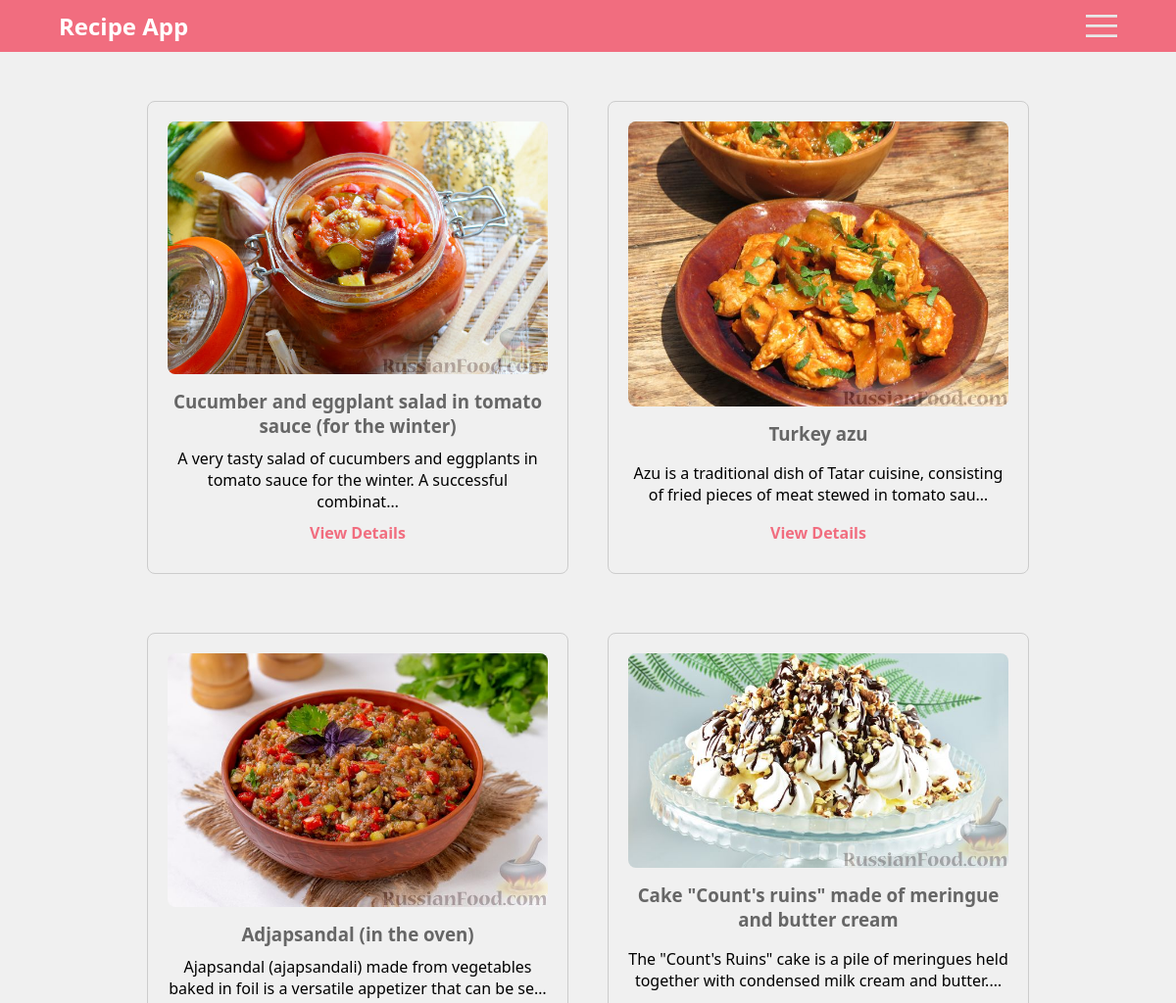
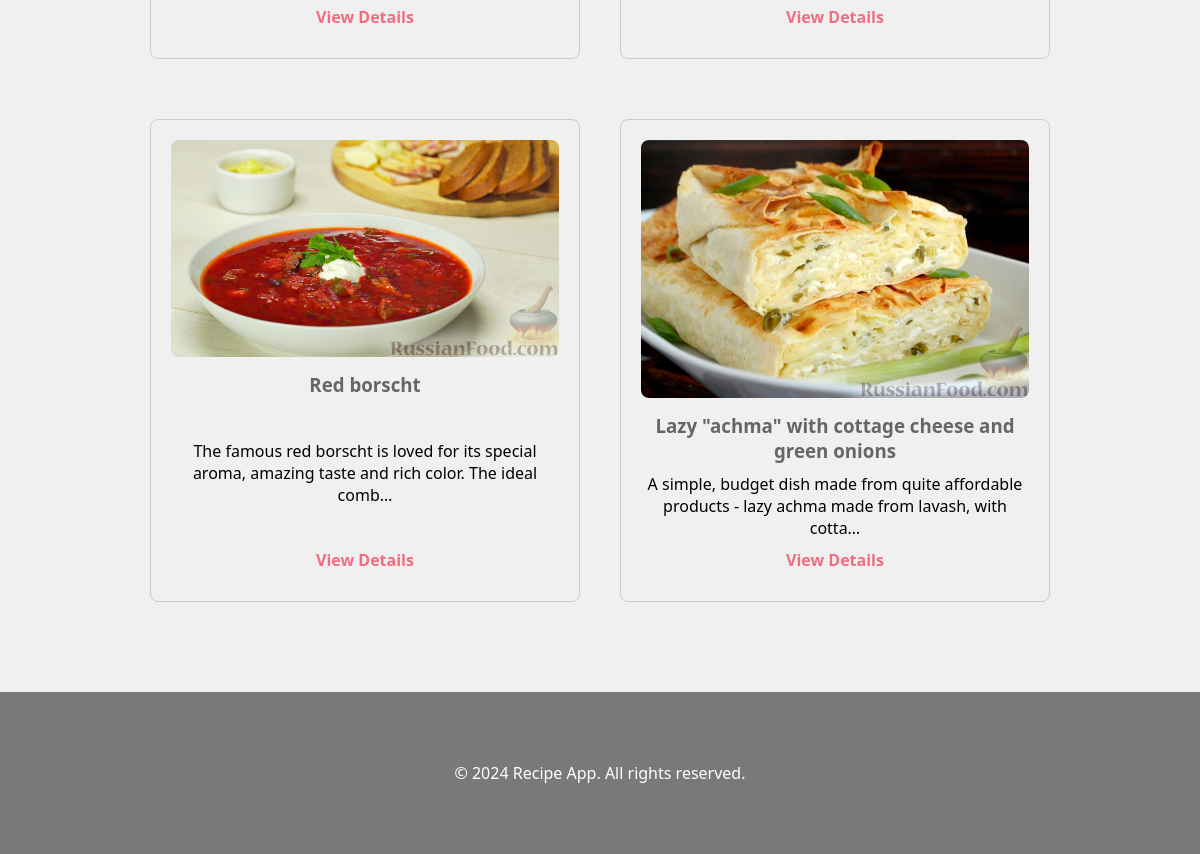
The page / on the database its author committed (2 pictures, top to bottom).
### recipes/models.py (models this page shows, shortened)
class Recipe(models.Model):
    title = models.CharField(max_length=100)
    description = models.TextField()
    category_choices = [
        ('Sauce', 'Sauce recipes'),
        ('Sweets', 'Sweets recipes'),
        ('Seasoning', 'Seasoning recipes'),
        ('Drink', 'Drink Recipes'),
        ('Marinade', 'Marinade recipes'),
        ('Dough', 'Recipes for dough products'),
        ('Snack', 'Snack Recipes'),
        ('Preparation', 'Preparation recipes'),
        ('Main course', 'Main course recipes'),
        ('First course', 'First course recipes'),
    ]
    category = models.CharField(max_length=100, choices=category_choices)
    cooking_time = models.CharField(max_length=50)
    image = models.ImageField(upload_to='recipe_images/')
    author = models.ForeignKey(settings.AUTH_USER_MODEL, on_delete=models.CASCADE)

### recipes/views.py (the view)
# urls.py: path('', views.RecipeListView.as_view(), name='recipe_list'),
class RecipeListView(ListView):
    model = Recipe
    template_name = 'recipes/recipe_list.html'
    context_object_name = 'recipes'
    def get_queryset(self):
        all_recipes = Recipe.objects.all()
        shuffled_recipes = sample(list(all_recipes), min(len(all_recipes), 15))
        return shuffled_recipes

### recipes/templates/recipes/recipe_list.html (shortened to what this page needs)
{% extends 'recipes/base.html' %}
{% block content %}
    <div class="container1">
        {% for recipe in recipes %}
            <div class="recipe-card">
                <a href="{% url 'recipe_detail' recipe.pk %}"><img src="{{ recipe.image.url }}" alt="{{ recipe.title }}" class="recipe-image"></a>
                <div class="recipe-info">
                    <h3>{{ recipe.title }}</h3>
                    <p class="description">{{ recipe.description|truncatechars:100 }}</p>
                    <a href="{% url 'recipe_detail' recipe.pk %}">View Details</a>
                </div>
            </div>
        {% endfor %}
    </div>
{% endblock %}

### recipes/templates/recipes/base.html (shortened to what this page needs)
{% load static %}
<!DOCTYPE html>
<html lang="en">
<head>
    <link rel="stylesheet" href="{% static 'css/styles.css' %}">
    <link rel="stylesheet" href="https://cdnjs.cloudflare.com/ajax/libs/font-awesome/5.15.4/css/all.min.css">
</head>
<body>
    <header>
        <div class="container">
            <div class="brand">
                <h1><a href="{% url 'recipe_list' %}">Recipe App</a></h1>
            </div>
            <a href="#" class="nav-menu"><img src="{% static 'images/menu-icon.svg' %}" alt="Menu" id="menu-icon"></a>
        </div>
    </header>
    <main>
        <div class="container">
            {% block content %}
            {% endblock %}
        </div>
    </main>
    </body>
    <footer>
        <div class="container">
            <p>&copy; 2024 Recipe App. All rights reserved.</p>
        </div>
    </footer>
</html>

### static/css/styles.css (style rules this page uses)
* { margin: 0; padding: 0; }
.container { width: 75%; margin: 0 auto; margin-top: 50px; margin-bottom: 50px; }
.container1 { display: flex; flex-wrap: wrap; gap: 20px; margin-top: 50px; margin-bottom: 50px; }
h3 { font-family: 'Segoe UI', Tahoma, Geneva, Verdana, sans-serif; color: #666; }
.recipe-card { display: flex; flex-direction: column; align-items: center; border: 1px solid #ccc; border-radius: 8px; padding: 20px; margin-bottom: 20px; flex-basis: calc(33.33% - 20px); box-sizing: border-box; }
.recipe-image { width: 100%; height: auto; border-radius: 8px; transition: transform 0.3s ease; }
.recipe-info { flex-grow: 1; display: flex; flex-direction: column; justify-content: space-between; padding: 10px 0; text-align: center; }
.recipe-info h3 { margin-bottom: 10px; }
.recipe-info p { margin-bottom: 10px; }
.recipe-info a { text-decoration: none; color: #f16d7f; font-weight: bold; transition: color 0.3s ease; }
body { font-family: 'Segoe UI', Tahoma, Geneva, Verdana, sans-serif; background-color: #f0f0f0; }
header { background-color: #f16d7f; color: #fff; padding: 10px 0; }
header .container { width: 90%; margin: 0 auto; display: flex; justify-content: space-between; align-items: center; }
.brand h1 { margin: 0; font-size: 24px; font-weight: bold; }
.brand h1 { margin: 0; }
.brand a { color: inherit; text-decoration: none; }
footer { background-color: #333333a0; color: #fff; padding: 20px 0; text-align: center; }
footer p { margin: 0; }
#menu-icon { display: none; }
@media only screen and (min-width: 320px) and (max-width: 1439px) { #menu-icon { display: block; } }
@media only screen and (min-width: 768px) and (max-width: 1439px) { .container1 { display: flex; flex-wrap: wrap; justify-content: space-between; } }
@media only screen and (min-width: 768px) and (max-width: 1439px) { .recipe-card { flex-basis: calc(50% - 20px); margin-bottom: 40px; } }

### rows shown on the page
Recipe: image (picture), title "Cucumber and eggplant salad in tomato sauce (for the winter)", description "A very tasty salad of cucumbers and eggplants in tomato sauce for the winter. A successful combinat…"
Recipe: image (picture), title "Turkey azu", description "Azu is a traditional dish of Tatar cuisine, consisting of fried pieces of meat stewed in tomato sau…"
Recipe: image (picture), title "Adjapsandal (in the oven)", description "Ajapsandal (ajapsandali) made from vegetables baked in foil is a versatile appetizer that can be se…"
Recipe: image (picture), title "Cake \"Count's ruins\" made of meringue and butter cream", description "The \"Count's Ruins\" cake is a pile of meringues held together with condensed milk cream and butter.…"
Recipe: image (picture), title "Red borscht", description "The famous red borscht is loved for its special aroma, amazing taste and rich color. The ideal comb…"
Recipe: image (picture), title "Lazy \"achma\" with cottage cheese and green onions", description "A simple, budget dish made from quite affordable products - lazy achma made from lavash, with cotta…"
